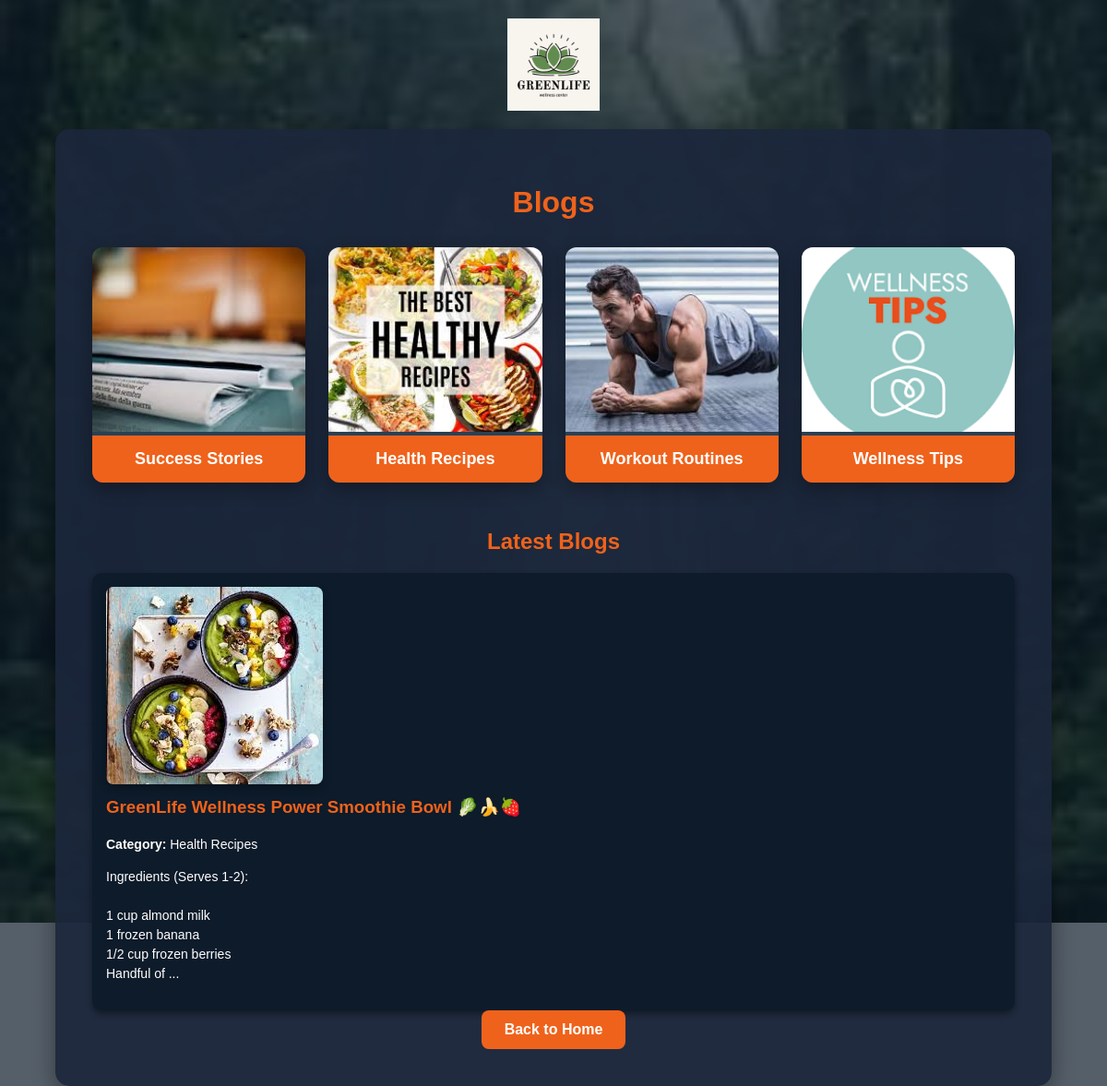
Page /Pages/Blogs.php on the committed database.
### tables this page shows
CREATE TABLE IF NOT EXISTS `blogs` (
  `id` int NOT NULL AUTO_INCREMENT,
  `category` varchar(255) DEFAULT NULL,
  `title` varchar(255) DEFAULT NULL,
  `content` mediumtext,
  `created_at` datetime DEFAULT CURRENT_TIMESTAMP,
  `image` varchar(255) DEFAULT NULL,
  PRIMARY KEY (`id`)
);

### Pages/Blogs.php (the view, shortened to what this page needs)
<?php
include 'DBconnect.php';
$result = mysqli_query($conn, "SELECT * FROM blogs ORDER BY created_at DESC");
?>
<!doctype html>
<html lang="en">
<head>
</head>
<body>
    <header>
        <img src="../Images/Logo.png" alt="GreenLife Wellness Center">
    </header>
    <div class="container">
        <h1>Blogs</h1>
        <div class="services-grid">
            <a href="Success Stories.php" class="service-card">
                <img src="../Images/Articals 1.jpg" alt="Success Story">
                <div class="caption">Success Stories</div>
            </a>
            <div class="service-card">
                <img src= "../Images/Health Recipes.jpg" alt="Health Recipes">
                <div class="caption">Health Recipes</div>
            </div>
            <div class="service-card">
                <img src= "../Images/Workout Routines.jpg" alt="Workout Routines">
                <div class="caption">Workout Routines</div>
            </div>
            <div class="service-card">
                <img src= "../Images/Wellness Tips.png" alt="Wellness Tips">
                <div class="caption">Wellness Tips</div>
            </div>
        </div>
        <div class="blogs-section">
            <h2 style="color:#ef621b;">Latest Blogs</h2>
            <div class="blogs-grid">
                <?php if(mysqli_num_rows($result) > 0): ?>
                    <?php while($blog = mysqli_fetch_assoc($result)): ?>
                        <div class="blog-card">
                            <a href="view_blog.php?id=<?= $blog['id'] ?>" style="display:inline-block; text-decoration:none; border:none;">
                                <img src="<?= isset($blog['image']) && $blog['image'] != '' ? $blog['image'] : '../Images/default-blog.jpg' ?>"
                                     alt="<?= htmlspecialchars($blog['title']) ?>"
                                     style="cursor:pointer; border-radius:8px; max-width:250px; box-shadow:0px 4px 10px rgba(0,0,0,0.3);">
                            </a>
                            <h3><?= htmlspecialchars($blog['title']) ?></h3>
                            <p><strong>Category:</strong> <?= htmlspecialchars($blog['category']) ?></p>
                            <p><?= nl2br(htmlspecialchars(substr($blog['content'], 0, 100))) ?>...</p>
                        </div>
                    <?php endwhile; ?>
                <?php else: ?>
                    <p style="color:#ff5722;">No blogs available at the moment.</p>
                <?php endif; ?>
            </div>
        </div>
        <a href="home.php" class="back-btn">Back to Home</a>
    </div>
</body>
</html>

### Pages/Blogs.php (style rules this page uses)
body { margin: 0; padding: 0; font-family: Arial, sans-serif; height: 100vh; display: flex; flex-direction: column; align-items: center; color: white; background: linear-gradient(rgba(13,27,42,0.7), rgba(13,27,42,0.7)), url("../Images/Back Ground.jpg") no-repeat center center; background-size: cover; }
header { display: flex; justify-content: center; align-items: center; padding: 20px 0; width: 100%; }
header img { max-height: 100px; width: auto; }
.container { background-color: rgba(27,38,59,0.9); padding: 40px; border-radius: 15px; box-shadow: 0px 8px 25px rgba(0, 0, 0, 0.4); width: 90%; max-width: 1000px; text-align: center; margin-bottom: 30px; }
h1 { margin-bottom: 30px; color: #ef621b; }
.services-grid { display: grid; grid-template-columns: repeat(auto-fit, minmax(200px, 1fr)); gap: 25px; margin-bottom: 30px; }
.service-card { background: #274156; border-radius: 12px; overflow: hidden; box-shadow: 0px 6px 18px rgba(0,0,0,0.3); transition: transform 0.3s ease, box-shadow 0.3s ease; text-decoration: none; color: #fff; }
.service-card img { width: 100%; height: 200px; object-fit: cover; }
.service-card .caption { padding: 15px; font-size: 18px; font-weight: bold; background: #ef621b; color: #fff; }
.back-btn { display: inline-block; padding: 12px 25px; background-color: #ef621b; color: #fff; text-decoration: none; font-weight: bold; border-radius: 8px; transition: background-color 0.3s ease; }
.blogs-section { margin-top: 50px; }
.blogs-grid { display: grid; grid-template-columns: repeat(auto-fit, minmax(250px, 1fr)); gap: 20px; margin-top: 20px; }
.blog-card { background:#0D1B2A; border-radius:10px; padding:15px; color:#fff; box-shadow:0 4px 6px rgba(0,0,0,0.4); text-align:left; }
.blog-card img { width:100%; border-radius:10px; }
.blog-card h3 { color:#ef621b; margin-top:10px; }
.blog-card p { font-size:14px; line-height:1.5; }

### rows in the picture
blogs: image (picture), title "GreenLife Wellness Power Smoothie Bowl 🥬🍌🍓", category "Health Recipes", content "Ingredients (Serves 1-2): 1 cup almond milk 1 frozen banana 1/2 cup frozen berries Handful of"
